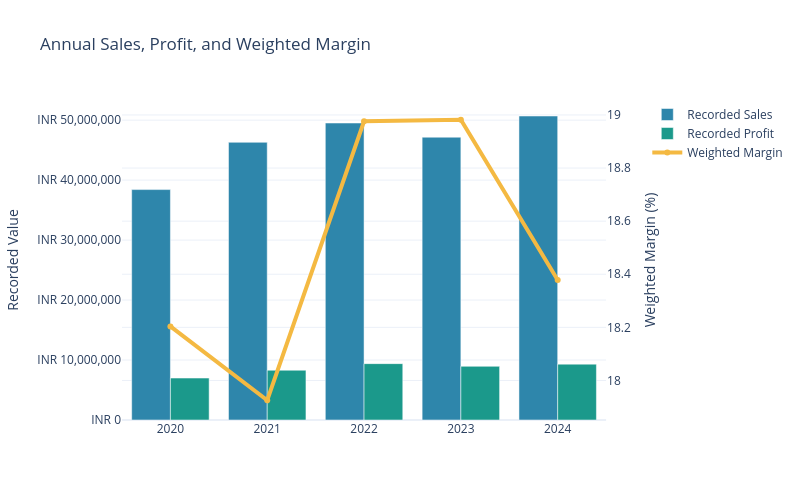

Source (notebook cell):
### Markdown cell above
##### 💰 Multivariate Visual 1: Annual Sales, Profit, and Weighted Margin

**Executive Question:** Do annual recorded sales, recorded profit, and weighted profit margin move in the same direction?

**Business Purpose:** Distinguish commercial growth from profitable growth and evaluate the quality and sustainability of annual performance.

**Visual Encoding:**

- Blue bars represent annual recorded sales.
- Teal bars represent annual recorded profit.
- The gold line represents annual weighted profit margin.
- The secondary vertical axis displays weighted margin as a percentage.

### Code cell
fig = make_subplots(specs=[[{"secondary_y": True}]])
fig.add_trace(go.Bar(x=annual_performance["year"],y=annual_performance["recorded_sales"],name="Recorded Sales",marker_color=COLORS["blue"]),secondary_y=False)
fig.add_trace(go.Bar(x=annual_performance["year"],y=annual_performance["recorded_profit"],name="Recorded Profit",marker_color=COLORS["teal"]),secondary_y=False)
fig.add_trace(go.Scatter(x=annual_performance["year"],y=annual_performance["weighted_profit_margin_pct"],name="Weighted Margin",mode="lines+markers",line={"color": COLORS["gold"],"width": 4}),secondary_y=True)
fig.update_layout(width=800,height=500,title="Annual Sales, Profit, and Weighted Margin",barmode="group",template=PLOTLY_TEMPLATE,hovermode="x unified")
fig.update_yaxes(title_text="Recorded Value",tickprefix="INR ",tickformat=",.0f",secondary_y=False)
fig.update_yaxes(title_text="Weighted Margin (%)",secondary_y=True)
fig.show()

### Figure 1 — Plotly figure (JSON) as saved in the notebook; plotly's stock layout.template omitted (floating-point values rounded to 4 significant figures)
{"data": [{"marker": {"color": "#2E86AB"}, "name": "Recorded Sales", "type": "bar", "x": [2020, 2021, 2022, 2023, 2024], "xaxis": "x", "y": [38420000.0, 46300000.0, 49520000.0, 47160000.0, 50690000.0], "yaxis": "y"}, {"marker": {"color": "#1B998B"}, "name": "Recorded Profit", "type": "bar", "x": [2020, 2021, 2022, 2023, 2024], "xaxis": "x", "y": [6994000.0, 8300000.0, 9397000.0, 8951000.0, 9316000.0], "yaxis": "y"}, {"line": {"color": "#F4B942", "width": 4}, "mode": "lines+markers", "name": "Weighted Margin", "type": "scatter", "x": [2020, 2021, 2022, 2023, 2024], "xaxis": "x", "y": [18.2, 17.93, 18.98, 18.98, 18.38], "yaxis": "y2"}], "layout": {"barmode": "group", "height": 500, "hovermode": "x unified", "title": {"text": "Annual Sales, Profit, and Weighted Margin"}, "width": 800, "xaxis": {"anchor": "y", "domain": [0, 0.94]}, "yaxis": {"anchor": "x", "domain": [0, 1], "tickformat": ",.0f", "tickprefix": "INR ", "title": {"text": "Recorded Value"}}, "yaxis2": {"anchor": "x", "overlaying": "y", "side": "right", "title": {"text": "Weighted Margin (%)"}}}}
